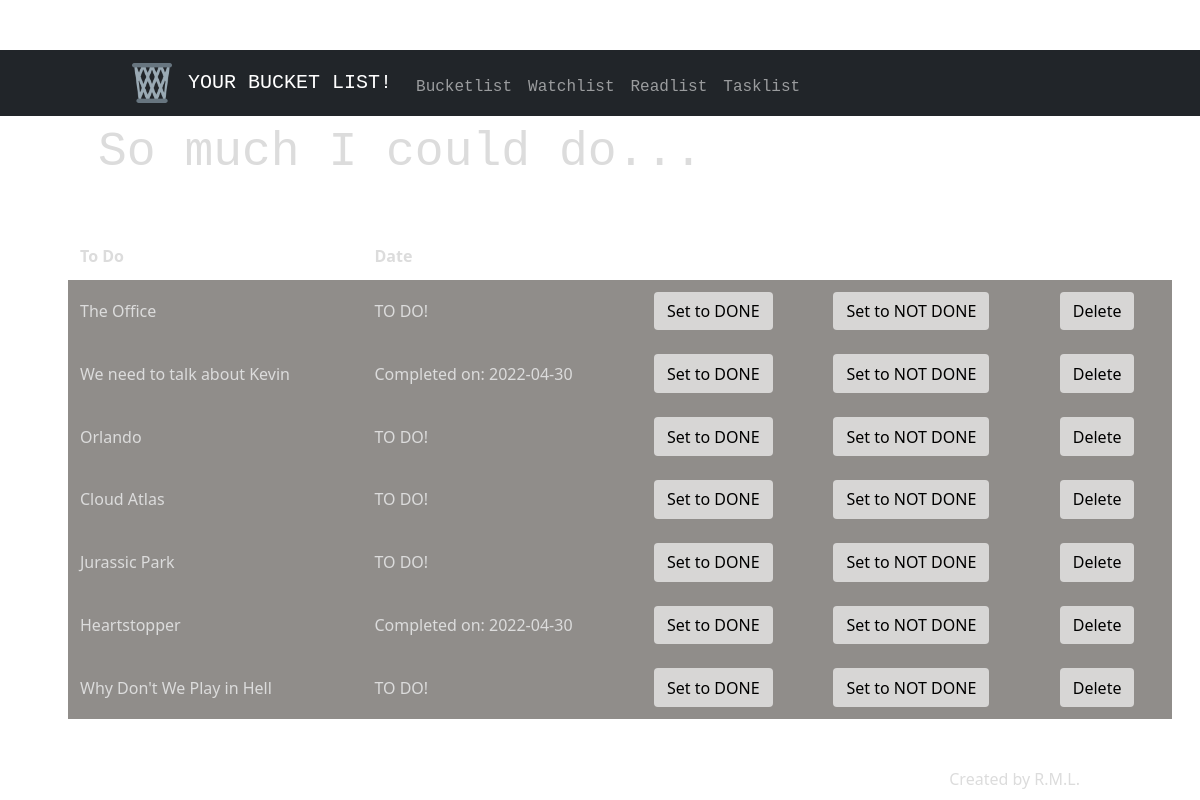
Screenshot of /watch with the database file from the repository.
### tables this page shows
CREATE TABLE bucketlist (
    id INTEGER,
    name TEXT,
    status TEXT, 
    type TEXT,
    date TEXT,
    PRIMARY KEY(id)
);

### app.py (the view)
@app.route("/watch", methods=["GET"])
def watch():
    if request.method == "GET":
        watchlist = db.execute("SELECT * FROM bucketlist WHERE type='watch'")
        return render_template("bucketlist.html", my_list=watchlist)

### app.py (called while the page is built)
@app.after_request
def after_request(response):
    response.headers["Cache-Control"] = "no-cache, no-store, must-revalidate"
    response.headers["Expires"] = 0
    response.headers["Pragma"] = "no-cache"
    return response

### templates/bucketlist.html (shortened to what this page needs)
{% extends "layout.html" %}
{% block main %}
    <div class="section">
        <h1 class="needpadding">So much I could do...</h1>
        <table>
            <thead>
                <tr>
                    <th>To Do</th>
                    <th>Date</th>
                </tr>
            </thead>
            <tbody>
                {% for entry in my_list %}
                    <tr>
                        <td>{{ entry["name"] }}</td>
                        {% if entry["status"] == "DONE": %}
                            <td>Completed on: {{ entry["date"] }}</td>
                        {% else: %}
                            <td>TO DO!</td>
                        {% endif %}
                        <td>
                            <form action="/done" method="post">
                                <input type="submit" value="Set to DONE">
                            </form>
                        </td>
                        <td>
                            <form action="/undone" method="post">
                                <input type="submit" value="Set to NOT DONE">
                            </form>
                        </td>
                        <td>
                            <form action="/delete" method="post">
                                <input type="submit" value="Delete">
                            </form>
                        </td>
                    </tr>
                {% endfor %}
            </tbody>
        </table>
    </div>
{% endblock %}

### templates/layout.html (shortened to what this page needs)
<!DOCTYPE html>
<html lang="en">
    <head>
        <link href="https://cdn.jsdelivr.net/npm/bootstrap@5.1.3/dist/css/bootstrap.min.css" rel="stylesheet">
        <link href="/static/styles.css" rel="stylesheet">
    </head>
    <body>
        <div class="mymenu">
        <nav class="navbar navbar-expand-md navbar-light navbar-dark bg-dark">
            <div class="container-fluid">
                <a class="navbar-brand" href="#">
                    <img src="static/android-chrome-512x512.png" alt="" width="40" height="40">
                </a>
                <a class="navbar-brand" href="/"><span class="blue">YOUR BUCKET LIST!</span></a>
                <div class="collapse navbar-collapse" id="navbar">
                        <ul class="navbar-nav me-auto mt-2">
                            <li class="nav-item"><a class="nav-link" href="/bucket">Bucketlist</a></li>
                            <li class="nav-item"><a class="nav-link" href="/watch">Watchlist</a></li>
                            <li class="nav-item"><a class="nav-link" href="/read">Readlist</a></li>
                            <li class="nav-item"><a class="nav-link" href="/task">Tasklist</a></li>
                        </ul>
                </div>
            </div>
        </nav>
        </div>
        <main class="">
            {% block main %}{% endblock %}
        </main>
        <footer class="left">
            Created by R.M.L.
        </footer>
    </body>
</html>

### static/styles.css (style rules this page uses)
body { color: #212529; font-size: 1rem; font-weight: 400; line-height: 1.5; margin: 0; text-align: left; background-image: url('552A1503.jpg'); background-attachment: fixed; background-size: cover; background-repeat: no-repeat; }
.section { color:gainsboro; padding-bottom: 2rem; padding-left: 3rem; padding-right: 3rem; padding-top: 0.5rem; }
h1 { font-family:'Courier New', Courier, monospace; font-size: 48px; }
button, input[type="submit"] { background-color: #ffffffa4; border: 1px solid transparent; border-radius: 0.25rem; line-height: 1.5; padding: 0.4rem 0.75rem; font-size: 1rem; font-weight: 500; text-align: center; vertical-align: middle; }
table { background-color: transparent; margin-bottom: 1rem; width: 100%; margin-left: 20px; padding-right: 20px; }
table th, table td { padding: 0.75rem; vertical-align: middle; }
tbody tr { background-color: rgba(37, 30, 24, 0.507) }
.mymenu { text-align: center; justify-content: center; position: center; }
.container-fluid { margin-left: 10%; font-family: 'Courier New', Courier, monospace; }
.needpadding { margin-left: 50px; }
.left { text-align: right; color: gainsboro; margin-right: 10%; }

### rows the page displays
bucketlist: name "The Office", status "TO DO!"
bucketlist: name "We need to talk about Kevin", date "2022-04-30"
bucketlist: name "Orlando", status "TO DO!"
bucketlist: name "Cloud Atlas", status "TO DO!"
bucketlist: name "Jurassic Park", status "TO DO!"
bucketlist: name "Heartstopper", date "2022-04-30"
bucketlist: name "Why Don't We Play in Hell", status "TO DO!"
